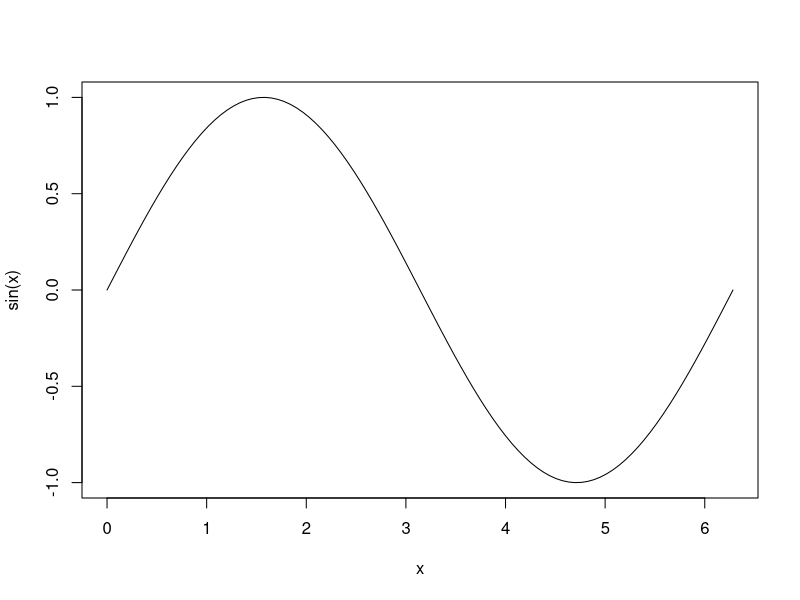
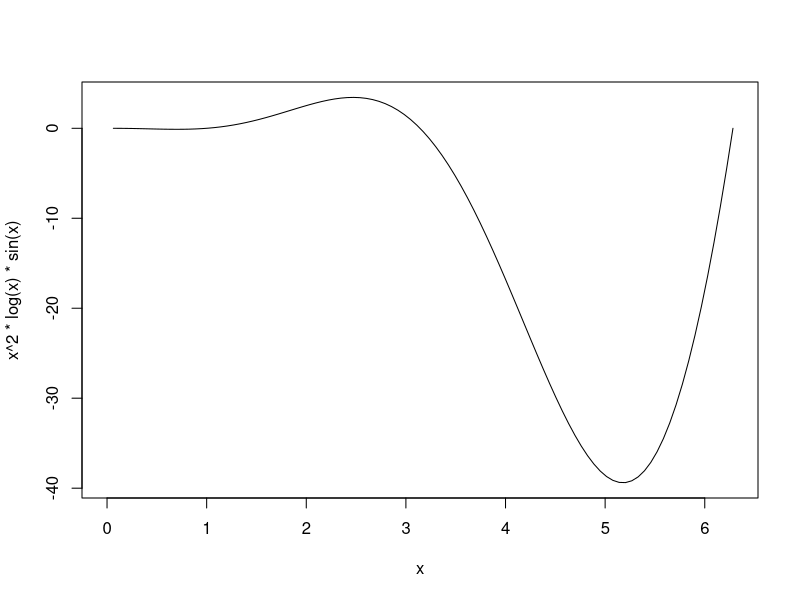

R code for these plots, in order: (Note: this script raises an error after producing the figures.)
## ---- chunk 1
#now, we use R as a calculator (order of operators is: (), ^, /, *, +, -):
2 + 2

#we can force the order using parenthesizes
3 + 5 * 2 ^ 2
(1 + 2) * 3

#or use scientific notation
2e-4 + 1e-6
## ---- chunk 2
log(1)
log10(100)
sin(1)
sin(pi)
## ---- chunk 3
curve(sin, from = 0, to = 2 * pi, n = 100)
## ---- chunk 4

curve(x^2 * log(x) * sin(x), from = 0, to = 2 * pi, n = 100)
## ---- chunk 5
#output text
"Hello World!"

#use built-in function print() to print:
print("Hello World!")

#concatenate parts to get one string of text:
print(paste("Answer to", "the Ultimate Question of Life, the Universe, and Everything is", 2^5 + 2^3 + 2^1))
## ---- chunk 6
x <- 1 / 10   #'<-' is an assignment operator; you can enter it with one keystroke as Alt + _ (underscore)
x
x <- 1000   #notice how RStudio updates its description of x on the top right 'Environment' tab
x < - 10    # ***** BE CAREFUL WITH SPACES!!!! *****
x
log10(x)
2 * x
## ---- chunk 7
isGood    = TRUE      #logical or boolean
myNumber  = 0.25      #numerical float or double
myInteger = 2L        #numerical integer or long
myName    = "Marcin"  #character or text
## ---- chunk 8
typeof(isGood)
typeof(myNumber)
typeof(myName)
## ---- chunk 9
ls()

## ---- chunk 10
rm(myName)

#to remove all variables we use
rm(list = ls())
## ---- chunk 11
#exactly equal:
1 == 1   #please note the double '='
1 == 0

#less than:
1 < 0


#more than:
1 > 0

#more than or equal:
1 >= 0

#less then or equal:
1.2 <= 1.2
## ---- chunk 12
#simple comparisons, no logical operators:
1 > 0
1 > 2

#logical OR:
1 > 0 | 1 > 2

#logical AND:
1 > 0 & 1 > 2

#logical NOT:
!(1 > 0)
## ---- chunk 13
v <- 11
v
## ---- chunk 14
#create vector from sequence of numbers, e.g. from 11 to 121
v <- 1:121
v

#or from 121 to 1
v <- 121:1
v
## ---- chunk 15
#when we need the 'step' between consecutive elements to be different than 1 (or -1), e.g. 2
v <- seq(from = 1, to = 121, by = 2)
v

## ---- chunk 16
#to create a vector manually by entering the elements one-by-one
v <- c(1, 3, 7, -1)
v
## ---- chunk 17
typeof(v)

## ---- chunk 18
v <- c('one', 'two', 'last')
v
## ---- chunk 19
v <- c(1, 3, 4, 5, 6, 'last')
v
#check the data type:
typeof(v)
## ---- chunk 20
#lets first check simple arithmetic operators:
a <- 1:6
b <- 3:8
a
b
a + b
a * b
## ---- chunk 21
a <- 2
b <- 3:8
a
b
## ---- chunk 22
a * b
## ---- chunk 23
M <- matrix(1:12, nrow = 3, ncol = 4, byrow = TRUE)
M
## ---- chunk 24
typeof(M)

#check the size of the matrix:
dim(M)   # rows and columns
nrow(M)  # only rows
ncol(M)  # only columns
## ---- chunk 25
animals <- data.frame(animal = c("dog",   "cat",   "sea cucumber", "sea urchin"),
                        feel = c("furry", "furry", "squishy",      "spiny"),
                      weight = c(45,      8,       1.1,            0.8)
)

animals
## ---- chunk 26
write.table(animals, file = "animals.tsv", sep = "\t", col.names = TRUE, row.names = FALSE, quote = FALSE)
## ---- chunk 27
animals <- read.table(file = "animals.tsv", sep = "\t", header = TRUE)
## ---- chunk 28
v <- 1:10     #create a vector with integer numbers from 1 to 10
v
## ---- chunk 29
v[1]
## ---- chunk 30
v[7]
## ---- chunk 31
v[3:6]
## ---- chunk 32
M <- matrix(1:12, nrow = 3, ncol = 4, byrow = TRUE)
M
## ---- chunk 33
M[2, 3]
## ---- chunk 34
M[2, ]    #returns second row as a vector
M[, 3]    #return third column as a vector
## ---- chunk 35
animals$animal   #to access column animal
animals$feel     #to access column feel
animals$weight   #to access column weight
## ---- chunk 36
animals$weight >= 4
## ---- chunk 37
animals[animals$weight >= 4, ]
## ---- chunk 38
# load the data file into data frame
spider <- read.table("spider.tsv", sep = "\t", header = TRUE)
## ---- chunk 39
str(spider)
## ---- chunk 40
print("spider:")
head(spider, n = 5)
## ---- chunk 41
nrow(spider)
## ---- chunk 42
print("mean and sd from web_dia")
mean(spider$web_dia)
sd(spider$web_dia)
density(spider$web_dia)

print("mean and sd from weight")
mean(spider$weight)
sd(spider$weight)
density(spider$weight)
## ---- chunk 43
summary(spider)
## ---- chunk 44
print("mean and sd from web_dia for canberra")
mean(spider[spider$population == "canberra", "web_dia"]) 
sd(spider[spider$population == "canberra", "web_dia"])

print("mean and sd from weight for canberra")
mean(spider[spider$population == "canberra", "weight"])
sd(spider[spider$population == "canberra", "weight"])
## ---- chunk 45
hist(spider$weight)
## ---- chunk 46
plot(spider$weight, spider$web_dia)
## ---- chunk 47
plot(density(spider$weight))
## ---- chunk 48
plot(density(spider[spider$population == "canberra", ]$weight), xlim=c(0, 20), col = "red", main = "Distribution of spider weight", xlab = "spider weight")
lines(density(spider[spider$population == "cooma", ]$weight), col = "green")
lines(density(spider[spider$population == "jervis", ]$weight), col = "blue")

#We can also add a legend:
legend("topright", legend = c("Canberra", "Cooma", "Jervis"), col = c("red", "green", "blue"), lty = 1)
## ---- chunk 49
plot(density(spider[spider$population == "canberra", ]$web_dia), xlim=c(0, 200), col = "red", main = "Distribution of web diamater", xlab = "web diameter")
lines(density(spider[spider$population == "cooma", ]$web_dia), col = "green")
lines(density(spider[spider$population == "jervis", ]$web_dia), col = "blue")
legend("topright", legend = c("Canberra", "Cooma", "Jervis"), col = c("red", "green", "blue"), lty = 1)
## ---- chunk 50
boxplot(spider$weight)
## ---- chunk 51
boxplot(web_dia ~ population, spider, col = c("red", "green", "blue"))
## ---- chunk 52
t.test(spider[spider$population == "canberra", "weight"], spider[spider$population == "cooma", "weight"])
## ---- chunk 53
t.test(spider[spider$population == "jervis", "weight"], spider[spider$population == "cooma", "weight"])
## ---- chunk 54
spider.aov <- aov(web_dia ~ population, spider)
summary(spider.aov)
## ---- chunk 55
#spider weight in cooma population
pop <- "cooma"
qqnorm(spider[spider$population == pop, "weight"], col = "blue", main = paste("Normal Q-Q Plot, population", pop)) #to plot the data points
qqline(spider[spider$population == pop, "weight"], col = "red")  #to fit the line
## ---- chunk 56
library(ggplot2)
## ---- chunk 57
ggplot()
## ---- chunk 58
ggplot(data = spider)
## ---- chunk 59
ggplot(data = spider, mapping = aes(x = weight, y = web_dia))
## ---- chunk 60
print(ggplot(data = spider, mapping = aes(x = weight, y = web_dia)) + geom_point())
## ---- chunk 61
ggplot(data = spider, mapping = aes(x = weight, y = web_dia)) + geom_point(aes(colour = population))
## ---- chunk 62
ggplot(data = spider, mapping = aes(x = weight, y = web_dia)) + 
  geom_point(aes(colour = population)) + 
  geom_smooth(method = 'lm')
## ---- chunk 63
ggplot(data = spider, mapping = aes(x = weight, y = web_dia)) + 
  geom_point(aes(colour = population)) + 
  geom_smooth(method = 'loess')
## ---- chunk 64
ggplot(data = spider, mapping = aes(x = weight, y = web_dia)) + 
  geom_point(aes(colour = population)) + 
  geom_smooth(method = 'lm', aes(colour = population))
## ---- chunk 65
ggplot(data = spider, mapping = aes(x = weight, y = web_dia)) + 
  geom_point(aes(colour = population)) + 
  geom_smooth(method = 'lm', aes(colour = population)) +
  facet_wrap(~ population)
## ---- chunk 66
print(ggplot(
  data = spider, mapping = aes(x = population, y = web_dia, colour = population)) + 
    geom_boxplot() + 
    geom_jitter(width = 0.2) +
    xlab("Spider Population") + 
    ylab("Web Diameter, cm") +
    scale_x_discrete(breaks = c("canberra", "cooma", "jervis"), labels = c("Canberra, ACT", "Cooma, NSW", "Jervis Bay, ACT")) +
    ggtitle("Diameter of Webs made by Orb-Weaver Spiders from:\nCanberra ACT, Cooma NSW, and Jervis Bay ACT", subtitle = "data collected in year 2018") + 
    theme_minimal() + 
    theme(legend.position="none", panel.grid.major.x = element_blank())
  )
## ---- chunk 67
g <- ggplot(data = spider, mapping = aes(x = population, y = web_dia, colour = population))
## ---- chunk 68
g + geom_boxplot()
## ---- chunk 69
g +
  geom_boxplot() + 
  geom_jitter(width = 0.2) +
  xlab("Spider Population") + 
  ylab("Web Diameter, cm") +
  scale_x_discrete(breaks = c("canberra", "cooma", "jervis"), labels = c("Canberra, ACT", "Cooma, NSW", "Jervis Bay, ACT")) +
  ggtitle("Diameter of Webs made by Orb-Weaver Spiders from:\nCanberra ACT, Cooma NSW, and Jervis Bay ACT", subtitle = "data collected in year 2018") + 
  theme_minimal() + 
  theme(legend.position="none", panel.grid.major.x = element_blank())
## ---- chunk 70
g +
  geom_violin() + 
  geom_jitter(width = 0.2) +
  xlab("Spider Population") + 
  ylab("Web Diameter, cm") +
  scale_x_discrete(breaks = c("canberra", "cooma", "jervis"), labels = c("Canberra, ACT", "Cooma, NSW", "Jervis Bay, ACT")) +
  ggtitle("Diameter of Webs made by Orb-Weaver Spiders from:\nCanberra ACT, Cooma NSW, and Jervis Bay ACT", subtitle = "data collected in year 2018") + 
  theme_minimal() + 
  theme(legend.position="none", panel.grid.major.x = element_blank())
## ---- chunk 71
g +
  geom_violin(aes(fill = population, alpha = 0.75)) +
  geom_jitter(width = 0.2) +
  xlab("Spider Population") + 
  ylab("Web Diameter, cm") +
  scale_x_discrete(breaks = c("canberra", "cooma", "jervis"), labels = c("Canberra, ACT", "Cooma, NSW", "Jervis Bay, ACT")) +
  ggtitle("Diameter of Webs made by Orb-Weaver Spiders from:\nCanberra ACT, Cooma NSW, and Jervis Bay ACT", subtitle = "data collected in year 2018") + 
  theme_bw() + 
  theme(legend.position="none", panel.grid.major.x = element_blank())
## ---- chunk 72
ggplot(data = spider, mapping = aes(x = weight, cloor = population, fill = population)) +
  geom_histogram(bins = 40)
## ---- chunk 73
ggplot(data = spider, mapping = aes(x = web_dia, cloor = population, fill = population)) +  
  geom_histogram(bins = 30)
## ---- chunk 74
ggplot(data = spider) +
  geom_density(aes(x = weight, colour = population, fill = population)) + 
  facet_wrap(~ population)
